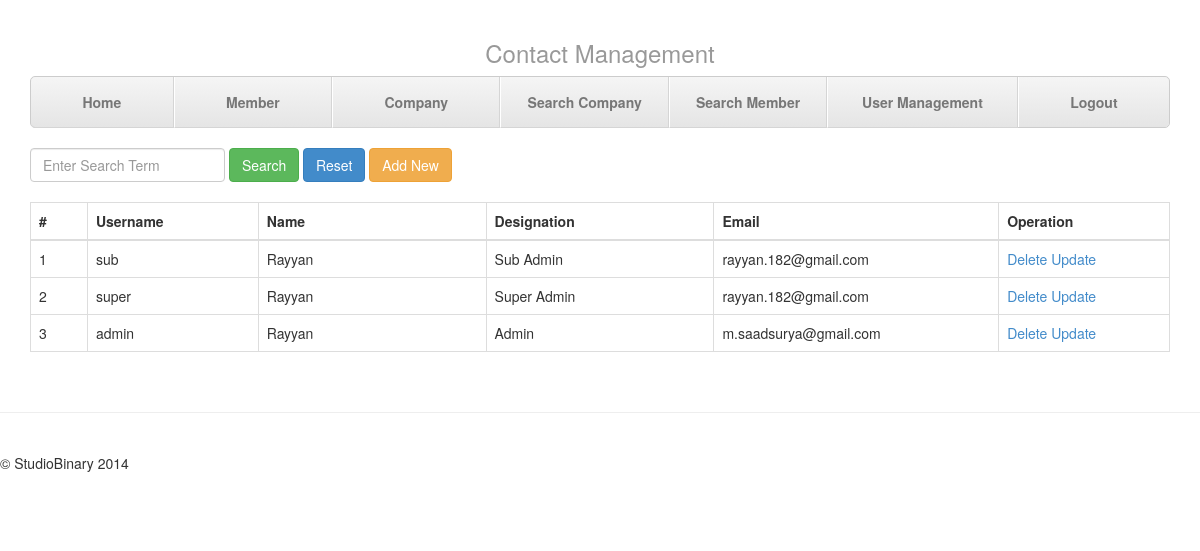
The page /user_management.php (signed in) on the database as committed earlier.
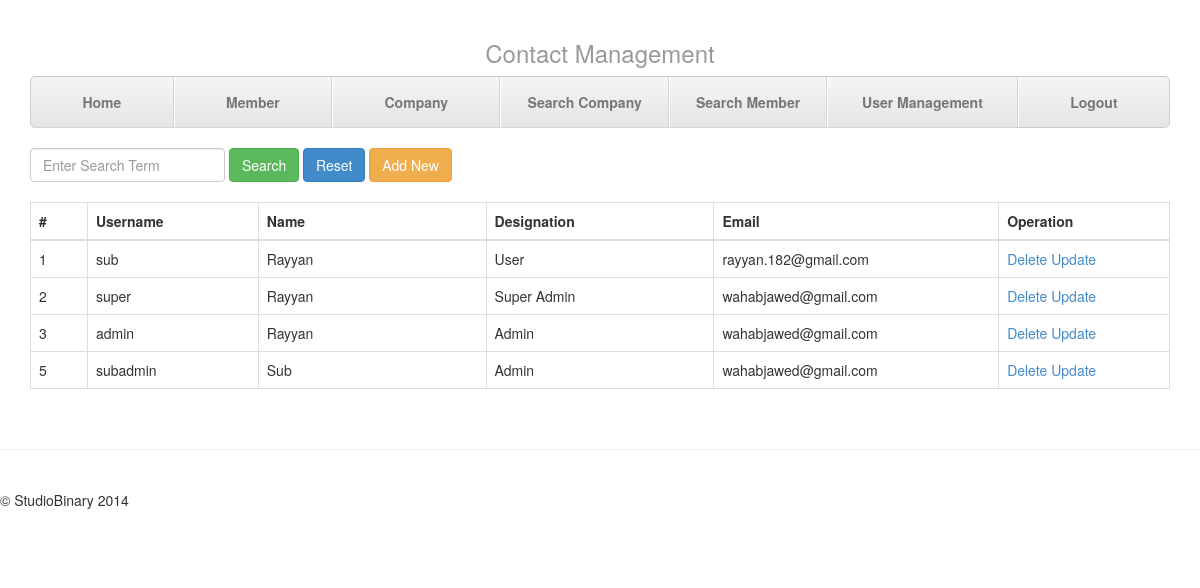
The same page on the database as committed later.
### tables this page shows
CREATE TABLE IF NOT EXISTS `user` (
  `userID` int(5) NOT NULL AUTO_INCREMENT,
  `username` varchar(20) NOT NULL,
  `password` varchar(30) NOT NULL,
  `first_name` varchar(20) NOT NULL,
  `last_name` varchar(20) NOT NULL,
  `type` int(5) NOT NULL,
  `email` varchar(50) NOT NULL,
  PRIMARY KEY (`userID`)
);

CREATE TABLE IF NOT EXISTS `usertype` (
  `userTypeID` int(5) NOT NULL AUTO_INCREMENT,
  `designation` varchar(20) NOT NULL,
  `canVerify` int(1) NOT NULL,
  `canInsert` int(1) NOT NULL,
  `canUpdate` int(1) NOT NULL,
  `canDelete` int(1) NOT NULL,
  `canManage` int(1) NOT NULL,
  PRIMARY KEY (`userTypeID`)
);

### header/_user-details.php (called while the page is built, shortened)
<?php
		if(isset($_SESSION['username']))
		{
			$username = $_SESSION['username'];
			try {
				$query = "SELECT * FROM user u,usertype ut WHERE u.type=ut.userTypeID and u.username like :username";
			 	$stmt = $dbh->prepare($query);
				$stmt->bindParam(':username', $username);
    		 	$stmt->execute();
    		 	$result = $stmt->fetchAll();
			   	$row = $result[0];
				$canManage  = $row['canManage'];
				} catch(PDOException $e) {
				die('Could not save to the database:<br/>' . $e);
				}
		}else{
				header('Location: login.php');
			}
?>

### user_management.php (the view, shortened to what this page needs)
<?php
include 'header/connect_database.php';
include 'header/_user-details.php';
if($_POST)
	{
			$searchTerm = "%".$_POST['searchTerm']."%";
			$query = "select u.userID, u.username, u.first_name, t.designation, u.email from user u, usertype t where u.type=t.userTypeID  and (u.userID=:searchTerm or u.username like :searchTerm or u.first_name like :searchTerm) order by u.userID";
			$stmt = $dbh->prepare($query);
			$stmt->bindParam(':searchTerm', $searchTerm);
    		$stmt->execute();
	}
else{
 			$query = "select u.userID, u.username, u.first_name, t.designation, u.email from user u, usertype t where u.type=t.userTypeID order by u.userID";
			$stmt = $dbh->prepare($query);
			$stmt->execute();
	}
?>
<!DOCTYPE html>
<html lang="en">
<head>
<link href="css/bootstrap.min.css" rel="stylesheet">
<link href="css/justified-nav.css" rel="stylesheet">
</head>
<body>
<div class="container">
 <?php include 'header/menu-top-navigation.php';
 ?>
  <div style="margin-bottom:20px;margin-top:20px">
     <form name="search-form" id="search-form" class="form-inline" role="form" enctype="multipart/form-data" method="post" action="user_management.php">
      <div class="form-group">
        <input type="text" class="form-control" id="searchTerm" name= "searchTerm" placeholder="Enter Search Term">
      </div>
      <button type="submit" class="btn btn-success">Search</button>
      <button type="button" onclick="resets()" class="btn btn-primary">Reset</button>
      <button type="button" onclick="link()" class="btn btn-warning">Add New</button>
    </form>
    </div>
    <div class="table-responsive">
       <form name="deleteForm" action="" method="post">
      <table class="table table-bordered">
        <thead>
          <tr>
            <th width=5%>#</th>
            <th width=15%>Username</th>
            <th width=20%>Name</th>
            <th width=20%>Designation</th>
            <th width=25%>Email</th>
            <th width=15%>Operation</th>
          </tr>
        </thead>
        <tbody>
          <?php
			while($result = $stmt->fetch(PDO::FETCH_ASSOC))
			{
			$id = $result['userID'];
		    $user = $result['username'];
			$name=$result['first_name'];
			$designation=$result['designation'];
			$email=$result['email'];
			echo "
          <tr>
            <td>{$id}</td>
        				<td>${user}</td>
      					<td>${name}</td>
      					<td>${designation}</td>
      					<td>${email}</td>
            <td><a href='#' onclick='return deleteConfirm(${id});' > Delete </a>
			<a href='user_update.php?id={$id}'>Update</a></td>
          </tr>";
			}
		 ?>
        </tbody>
      </table>
         </form>
          </div>
  </div>
  <div class="footer">
    <p>&copy; StudioBinary 2014</p>
</div>
</body>
</html>

### header/menu-top-navigation.php
<?php
    	echo "
		  <div class='masthead'>
   <center> <h3 class='text-muted'>Contact Management</h3></center>
    <ul class='nav nav-justified'>
      <li ><a href='index.php'>Home</a></li>
      <li ><a href='member.php'>Member</a></li>
      <li ><a href='company.php'>Company</a></li>
      <li ><a href='search_company.php'>Search Company</a></li>
      <li><a href='search_member.php'>Search Member</a></li>";
	  if($canManage==1){
	  echo "<li><a href='user_management.php'>User Management</a></li>";
	  }
	   echo "<li><a href='login.php?logout=true'>Logout</a></li>";
	echo"</ul>
  </div>";
?>

### css/justified-nav.css (style rules this page uses)
body { padding-top: 20px; }
.footer { padding-top: 40px; padding-bottom: 40px; margin-top: 40px; border-top: 1px solid #eee; }
.nav-justified { background-color: #eee; border: 1px solid #ccc; border-radius: 5px; }
.nav-justified > li > a { padding-top: 15px; padding-bottom: 15px; margin-bottom: 0; font-weight: bold; color: #777; text-align: center; background-color: #e5e5e5; background-image: -moz-linear-gradient(top, #f5f5f5 0%, #e5e5e5 100%); background-image: -webkit-gradient(linear, left top, left bottom, color-stop(0%,#f5f5f5), color-stop(100%,#e5e5e5)); background-image: -webkit-linear-gradient(top, #f5f5f5 0%,#e5e5e5 100%); background-image: -o-linear-gradient(top, #f5f5f5 0%,#e5e5e5 100%); background-image: linear-gradient(top, #f5f5f5 0%,#e5e5e5 100%); filter: progid:DXImageTransform.Microsoft.gradient( startColorstr='#f5f5f5', endColorstr='#e5e5e5',GradientType=0 ); background-repeat: repeat-x; border-bottom: 1px solid #d5d5d5; }
.nav-justified > li:first-child > a { border-radius: 5px 5px 0 0; }
.nav-justified > li:last-child > a { border-bottom: 0; border-radius: 0 0 5px 5px; }
@media (min-width: 768px) { .nav-justified { max-height: 52px; } }
@media (min-width: 768px) { .nav-justified > li > a { border-right: 1px solid #d5d5d5; border-left: 1px solid #fff; } }
@media (min-width: 768px) { .nav-justified > li:first-child > a { border-left: 0; border-radius: 5px 0 0 5px; } }
@media (min-width: 768px) { .nav-justified > li:last-child > a { border-right: 0; border-radius: 0 5px 5px 0; } }
@media screen and (min-width: 768px) { .masthead, .marketing, .footer { padding-right: 0; padding-left: 0; } }

Rows that differ between the two databases and show on the page:
changed through a linked row, user "sub": usertype.designation "Sub Admin" → "User"
changed user "super": email "rayyan.182@gmail.com" → "wahabjawed@gmail.com"
changed user "admin": email "m.saadsurya@gmail.com" → "wahabjawed@gmail.com"
added user: userID "5", username "subadmin", first_name "Sub", usertype.designation "Admin", email "wahabjawed@gmail.com"
